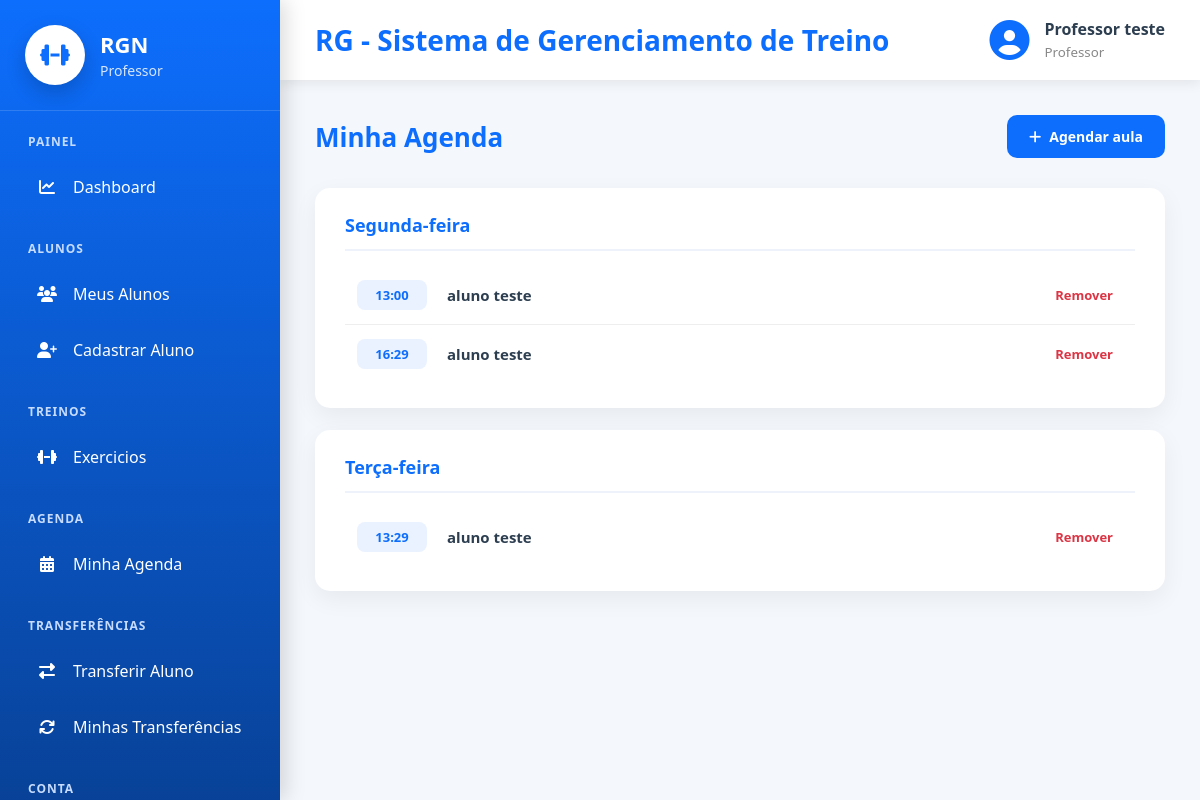
Screenshot of /agenda/minha-agenda/ (signed in) with the database file from the repository.
### cadastros/models.py (models this page shows, shortened)
class Auditoria(models.Model):
    cadastrado_em = models.DateTimeField(auto_now_add=True, verbose_name="Cadastrado em")
    atualizado_em = models.DateTimeField(auto_now=True, verbose_name="Atualizado em")
    class Meta:
        abstract = True

class Pessoa(Auditoria):
    TIPO_CHOICES = [
        ('ALUNO', 'Aluno'),
        ('PROFESSOR', 'Professor')
    ]
    SEXO_CHOICES = [
        ('M', 'Masculino'),
        ('F', 'Feminino'),
        ('O', 'Outro'),
    ]
    NIVEL_CHOICES = [
        (1, 'Iniciante'),
        (2, 'Intermediário'),
        (3, 'Avançado'),
    ]
    tipo = models.CharField(max_length=20, choices=TIPO_CHOICES, verbose_name="Tipo de Pessoa")
    nome = models.CharField(max_length=50, verbose_name="Nome")
    idade = models.IntegerField(verbose_name="Idade", null=True, blank=True)
    cpf = models.CharField(max_length=11, unique=True, verbose_name="CPF")
    telefone = models.CharField(max_length=15, verbose_name="Telefone")
    objetivo = models.TextField(verbose_name="Objetivo", null=True, blank=True)
    sexo = models.CharField(max_length=20, choices=SEXO_CHOICES, verbose_name="Sexo", null=True, blank=True)
    nivel = models.IntegerField(choices=NIVEL_CHOICES, verbose_name="Nível", null=True, blank=True)
    cidade = models.ForeignKey(Cidade, on_delete=models.PROTECT)
    professor = models.ForeignKey("self", on_delete=models.PROTECT, related_name="alunos", limit_choices_to={"tipo": "PROFESSOR"}, null=True, blank=True)
    usuario = models.OneToOneField("auth.User", on_delete=models.CASCADE, related_name="pessoa_usuario")

### agenda/models.py (models this page shows, shortened)
class HorarioAula(Auditoria):
    DIA_CHOICES = [
        (1, 'Segunda-feira'),
        (2, 'Terça-feira'),
        (3, 'Quarta-feira'),
        (4, 'Quinta-feira'),
        (5, 'Sexta-feira'),
        (6, 'Sábado'),
        (7, 'Domingo'),
    ]
    aluno = models.ForeignKey(Pessoa, on_delete=models.CASCADE, related_name="horarios_aluno", limit_choices_to={"tipo": "ALUNO"})
    professor = models.ForeignKey(Pessoa, on_delete=models.CASCADE, related_name="horarios_professor", limit_choices_to={"tipo": "PROFESSOR"})
    dia_semana = models.IntegerField(choices=DIA_CHOICES, verbose_name="Dia da semana")
    horario = models.TimeField(verbose_name="Horário")
    class Meta:
        ordering = ["dia_semana", "horario"]
        unique_together = ("professor", "dia_semana", "horario")  # trava no banco também

### agenda/views.py (the view)
# urls.py: path('minha-agenda/', AgendaProfessorList.as_view(), name="minha-agenda"),
class AgendaProfessorList(LoginRequiredMixin, GroupRequiredMixin, ListView):
    model = HorarioAula
    template_name = 'agenda/agenda_professor.html'
    context_object_name = 'horarios'
    group_required = ["Professor"]
    def get_queryset(self):
        return HorarioAula.objects.filter(
            professor=self.request.user.pessoa_usuario
        ).select_related('aluno')

### agenda/templates/agenda/agenda_professor.html
{% extends 'modelo.html' %}
{% load static %}
{% block css %}
<link rel="stylesheet" href="{% static 'css/paginas/modelo.css' %}">
<link rel="stylesheet" href="{% static 'css/agenda/agenda_professor.css' %}">
{% endblock %}
{% block main %}
<div class="agenda-header">
    <h2>Minha Agenda</h2>
    <a href="{% url 'agendar-aula' %}" class="btn-agendar">
        <i class="fas fa-plus"></i>
        Agendar aula
    </a>
</div>
{% regroup horarios by get_dia_semana_display as dias_agrupados %}
{% for dia in dias_agrupados %}
<div class="box">
    <h3>{{ dia.grouper }}</h3>
    {% for h in dia.list %}
    <div class="linha">
        <span>{{ h.horario|time:"H:i" }}</span>
        <strong>{{ h.aluno.nome }}</strong>
        <a href="{% url 'excluir-horario' h.pk %}">Remover</a>
    </div>
    {% endfor %}
</div>
{% empty %}
<div class="agenda-vazia">
    <p>Nenhuma aula agendada ainda.</p>
</div>
{% endfor %}
{% endblock %}

### paginas/templates/modelo.html (shortened to what this page needs)
{% load static %}
<!DOCTYPE html>
<html lang="pt-br">
<head>
    <link rel="stylesheet" href="{% static 'css/paginas/modelo.css' %}">
    <link rel="stylesheet" href="{% static 'css/paginas/menu.css' %}">
    <link rel="stylesheet" href="{% static 'css/paginas/dashboard/dashboard_admin.css' %}">
    <link rel="stylesheet" href="{% static 'css/paginas/dashboard/dashboard_aluno.css' %}">
    <link rel="stylesheet" href="{% static 'css/paginas/dashboard/dashboard_professor.css' %}">
    <link rel="stylesheet"
          href="https://cdnjs.cloudflare.com/ajax/libs/font-awesome/6.7.2/css/all.min.css">
    {% block css %}
    {% endblock %}
</head>
<body>
<div class="layout">
    {% if request.user.is_authenticated %}
        {% if is_admin %}
            {% include 'menus/menu_admin.html' %}
        {% elif is_professor %}
            {% include 'menus/menu_professor.html' %}
        {% elif is_aluno %}
            {% include 'menus/menu_aluno.html' %}
        {% endif %}
    {% endif %}
    <div class="main-area">
        <header class="topbar">
            <div class="titulo">
                <h2>
                    {% block titulo %}
                        RG - Sistema de Gerenciamento de Treino
                    {% endblock %}
                </h2>
            </div>
            {% if request.user.is_authenticated %}
            <div class="usuario">
                <i class="fas fa-circle-user"></i>
                <div>
                    <strong>
                        {{ request.user.pessoa_usuario.nome }}
                    </strong>
                    <small>
                        {% if is_admin %}
                            Administrador
                        {% elif is_professor %}
                            Professor
                        {% elif is_aluno %}
                            Aluno
                        {% endif %}
                    </small>
                </div>
            </div>
            {% endif %}
        </header>
        <main class="conteudo">
            {% block main %}
            {% endblock %}
        </main>
    </div>
</div>
</body>
</html>

### static/css/paginas/modelo.css (style rules this page uses)
* { margin:0; padding:0; box-sizing:border-box; font-family:"Segoe UI",sans-serif; }
body { background:#f4f7fb; color:#2c3e50; }
.layout { display:flex; min-height:100vh; }
.main-area { margin-left:280px; width:calc(100% - 280px); display:flex; flex-direction:column; }
.topbar { height:80px; background:white; display:flex; justify-content:space-between; align-items:center; padding:0 35px; box-shadow:0 3px 12px rgba(0,0,0,.08); }
.titulo h2 { color:#0d6efd; font-size:28px; }
.usuario { display:flex; align-items:center; gap:15px; }
.usuario i { font-size:40px; color:#0d6efd; }
.usuario strong { display:block; font-size:16px; }
.usuario small { color:#888; }
.conteudo { flex:1; padding:35px; }

### static/css/paginas/dashboard/dashboard_admin.css (style rules this page uses)
* { margin:0; padding:0; box-sizing:border-box; }
.box { background:#ffffff; border-radius:18px; padding:25px; box-shadow:0 10px 25px rgba(0,0,0,.08); }
.box h3 { color:#1976D2; margin-bottom:20px; font-size:20px; }
.linha { display:flex; justify-content:space-between; align-items:center; padding:14px 0; border-bottom:1px solid #ececec; transition:.25s; }
.linha:last-child { border:none; }

### static/css/paginas/dashboard/dashboard_aluno.css (style rules this page uses)
.box { background:white; padding:25px; margin-bottom:25px; border-radius:15px; box-shadow:0 10px 30px rgba(0,0,0,.08); }
.linha { padding:12px; border-bottom:1px solid #eee; }

### static/css/agenda/agenda_professor.css (style rules this page uses)
.agenda-header { display:flex; justify-content:space-between; align-items:center; margin-bottom:30px; }
.agenda-header h2 { color:#0d6efd; font-size:26px; }
.btn-agendar { display:inline-flex; align-items:center; gap:8px; background:#0d6efd; color:white; text-decoration:none; padding:12px 22px; border-radius:10px; font-size:14px; font-weight:600; transition:.3s; }
.box { background:white; border-radius:15px; padding:25px 30px; margin-bottom:22px; box-shadow:0 8px 25px rgba(0,0,0,.06); }
.box h3 { color:#0d6efd; font-size:18px; margin-bottom:15px; padding-bottom:12px; border-bottom:2px solid #eef3fb; }
.linha { display:flex; align-items:center; gap:20px; padding:14px 12px; border-bottom:1px solid #eee; transition:.2s; }
.linha:last-child { border-bottom:none; }
.linha span { background:#eaf2ff; color:#0d6efd; font-weight:700; font-size:13px; padding:6px 12px; border-radius:8px; min-width:70px; text-align:center; }
.linha strong { flex:1; color:#2c3e50; font-size:15px; }
.linha a { color:#dc3545; text-decoration:none; font-size:13px; font-weight:600; padding:6px 10px; border-radius:6px; transition:.2s; }

### rows the page displays
HorarioAula: horario "13:00", aluno.nome "aluno teste"
HorarioAula: horario "16:29", aluno.nome "aluno teste"
HorarioAula: horario "13:29", aluno.nome "aluno teste"

### other values shown
{{ request.user.pessoa_usuario.nome }} "Professor teste"
{{ dia.grouper }} "Segunda-feira" "Terça-feira"
